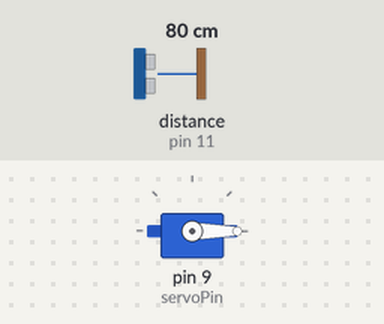
The sketch below on a simulated Arduino Uno, built with avr-gcc and run on an emulated ATmega328P. On the bench: servo. Wiring (inferred from the names in the program): ultrasonic range finder: trigger pin 12; echo pin 11. The test bench sets the inputs (shaded band); at power-on: distance to the obstacle (sensor on pin 11) 80 cm. The echo pulse lasts 58.3 µs per cm.

Above: at 0.1 s.
Timing chart, 0 to 1.6 s (numbered marks = the images above):
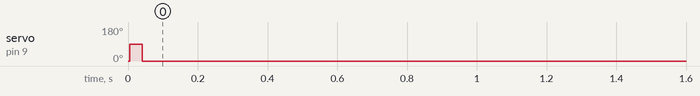

Measured:
- by itself, servo on pin 9 (servoPin): 0° → 90° at 0.01 s, → 0° 0.04 s later

The sketch:

Smart_soap_pump_bottle_code.ino
```cpp
//////////////////////////////////////////////////////
/*
 * Libraries
 */
//////////////////////////////////////////////////////
#include <Arduino_FreeRTOS.h>
#include <Servo.h>

//////////////////////////////////////////////////////
/*
 * defines arduino pins numbers
 */
//////////////////////////////////////////////////////
const int trigPin = 12;
const int echoPin = 11;
const int servoPin = 9;

//////////////////////////////////////////////////////
/*
 * defines variables
 */
//////////////////////////////////////////////////////
long duration;
int distance; //Formula: Distance = (Speed of sound × duration)/2
Servo myservo;  //Servo object
TaskHandle_t xHandle ;

//////////////////////////////////////////////////////
/*
 * defines tasks prototype
 */
//////////////////////////////////////////////////////
void TaskUltrasonicSensor( void *pvParameters );
void TaskServoMotor( void *pvParameters );

//////////////////////////////////////////////////////
/*
 * setup
 */
//////////////////////////////////////////////////////
void setup(){

  //Serial.begin(9600);

  //Servo motor is attached to pin 9
  myservo.attach(servoPin);
  myservo.write(0); //initialize servo motor

  // Now set up two Tasks to run independently.
  xTaskCreate(
    TaskUltrasonicSensor
    ,  "Ultrasonic Sensor"  // A name just for humans
    ,  128  // This stack size can be checked & adjusted by reading the Stack Highwater
    ,  NULL
    ,  2  // Priority, with 3 (configMAX_PRIORITIES - 1) being the highest, and 0 being the lowest.
    ,  &xHandle );

  xTaskCreate(
    TaskServoMotor
    ,  "Servo Motor"  // A name just for humans
    ,  128  // This stack size can be checked & adjusted by reading the Stack Highwater
    ,  NULL
    ,  1  // Priority, with 3 (configMAX_PRIORITIES - 1) being the highest, and 0 being the lowest.
    ,  NULL );

}

//////////////////////////////////////////////////////
/*
 * loop
 */
//////////////////////////////////////////////////////
void loop(){}

//////////////////////////////////////////////////////
/*
 * Task Ultrasonic Sensor
 */
//////////////////////////////////////////////////////
void TaskUltrasonicSensor(void *pvParameters){
  (void) pvParameters;

  pinMode(trigPin, OUTPUT); // Sets the trigPin as an Output
  pinMode(echoPin, INPUT); // Sets the echoPin as an Input

  for (;;) // A Task shall never return or exit.
  {
    // Clears the trigPin
    digitalWrite(trigPin, LOW);
    delayMicroseconds(5);
    // Sets the trigPin on HIGH state for 10 micro seconds
    digitalWrite(trigPin, HIGH);
    delayMicroseconds(10);
    digitalWrite(trigPin, LOW);
    // Reads the echoPin, returns the sound wave travel time in microseconds
    duration = pulseIn(echoPin, HIGH);
    // Calculating the distance
    distance= duration*0.034/2;

    /*
    Serial.print("Distance from the object = ");
    Serial.print(distance);
    Serial.println(" cm");
    */

    if(distance > 0 && distance<10){
      //suspend the task itself
      vTaskSuspend (NULL);
    }else {
      //Do nothing
      myservo.write(0);
    }
    vTaskDelay(1);  // one tick delay (15ms) in between reads for stability
  }
}

//////////////////////////////////////////////////////
/*
 * Task Servo Motor
 */
//////////////////////////////////////////////////////
void TaskServoMotor(void *pvParameters){
  (void) pvParameters;

  //Serial.println(" Execute...");

  BaseType_t xYieldRequired;

  //push the pump
  myservo.write(90);

  //Resume the suspended task
  xYieldRequired = xTaskResumeFromISR(xHandle) ;
  if( xYieldRequired == pdTRUE ){
    taskYIELD();
  }

  vTaskDelay( 1000 / portTICK_PERIOD_MS );

}
```
